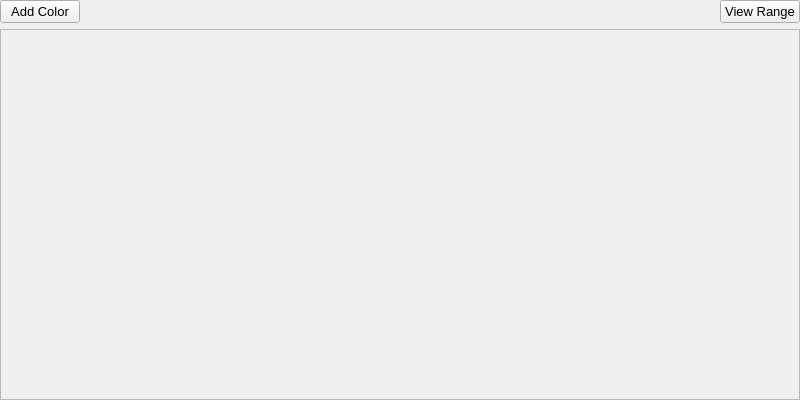
<?xml version="1.0" encoding="UTF-8"?>
<ui version="4.0">
 <class>ColorRange</class>
 <widget class="QWidget" name="ColorRange">
  <property name="geometry">
   <rect>
    <x>0</x>
    <y>0</y>
    <width>800</width>
    <height>400</height>
   </rect>
  </property>
  <property name="windowTitle">
   <string>Form</string>
  </property>
  <layout class="QVBoxLayout" name="verticalLayout">
   <property name="spacing">
    <number>6</number>
   </property>
   <property name="leftMargin">
    <number>0</number>
   </property>
   <property name="topMargin">
    <number>0</number>
   </property>
   <property name="rightMargin">
    <number>0</number>
   </property>
   <property name="bottomMargin">
    <number>0</number>
   </property>
   <item>
    <layout class="QHBoxLayout" name="buttonLayout">
     <item>
      <widget class="QPushButton" name="addColorButton">
       <property name="font">
        <font>
         <pointsize>10</pointsize>
        </font>
       </property>
       <property name="toolTip">
        <string>Add a new color range to detect. Each color can have its own RGB range tolerances.</string>
       </property>
       <property name="text">
        <string>Add Color</string>
       </property>
       <property name="icon">
        <iconset resource="../../resources.qrc">
         <normaloff>:/icons/color.png</normaloff>:/icons/color.png</iconset>
       </property>
       <property name="iconName" stdset="0">
        <string>color.png</string>
       </property>
      </widget>
     </item>
     <item>
      <spacer name="horizontalSpacer">
       <property name="orientation">
        <enum>Qt::Horizontal</enum>
       </property>
       <property name="sizeHint" stdset="0">
        <size>
         <width>40</width>
         <height>20</height>
        </size>
       </property>
      </spacer>
     </item>
     <item>
      <widget class="QPushButton" name="viewRangeButton">
       <property name="sizePolicy">
        <sizepolicy hsizetype="Maximum" vsizetype="Fixed">
         <horstretch>0</horstretch>
         <verstretch>0</verstretch>
        </sizepolicy>
       </property>
       <property name="font">
        <font>
         <pointsize>10</pointsize>
        </font>
       </property>
       <property name="toolTip">
        <string>Opens the Range Viewer window to:
- See the range of colors that will be searched for in the image analysis.
Use this to see what colors are going to be detected and optimize the color ranges before processing.</string>
       </property>
       <property name="text">
        <string>View Range</string>
       </property>
       <property name="icon">
        <iconset resource="../../resources.qrc">
         <normaloff>:/icons/eye.png</normaloff>:/icons/eye.png</iconset>
       </property>
       <property name="iconName" stdset="0">
        <string>eye.png</string>
       </property>
      </widget>
     </item>
    </layout>
   </item>
   <item>
    <widget class="QScrollArea" name="scrollArea">
     <property name="widgetResizable">
      <bool>true</bool>
     </property>
     <property name="horizontalScrollBarPolicy">
      <enum>Qt::ScrollBarAlwaysOff</enum>
     </property>
     <property name="verticalScrollBarPolicy">
      <enum>Qt::ScrollBarAsNeeded</enum>
     </property>
     <widget class="QWidget" name="scrollAreaWidgetContents">
      <property name="geometry">
       <rect>
        <x>0</x>
        <y>0</y>
        <width>798</width>
        <height>350</height>
       </rect>
      </property>
      <layout class="QVBoxLayout" name="colorsLayout">
       <property name="spacing">
        <number>6</number>
       </property>
       <property name="leftMargin">
        <number>0</number>
       </property>
       <property name="topMargin">
        <number>0</number>
       </property>
       <property name="rightMargin">
        <number>0</number>
       </property>
       <property name="bottomMargin">
        <number>0</number>
       </property>
      </layout>
     </widget>
    </widget>
   </item>
  </layout>
 </widget>
 <resources>
  <include location="../../resources.qrc"/>
 </resources>
 <connections/>
</ui>
